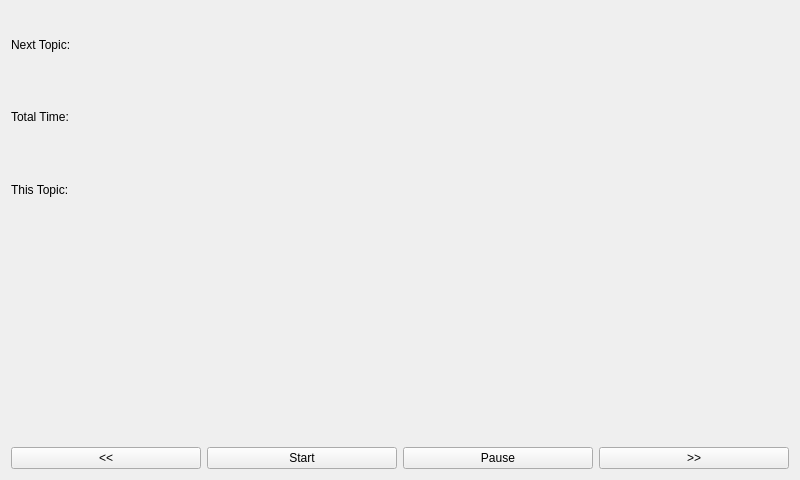
<?xml version="1.0" encoding="UTF-8"?>
<ui version="4.0">
 <class>MainWindow</class>
 <widget class="QMainWindow" name="MainWindow">
  <property name="geometry">
   <rect>
    <x>0</x>
    <y>0</y>
    <width>800</width>
    <height>480</height>
   </rect>
  </property>
  <property name="windowTitle">
   <string>MainWindow</string>
  </property>
  <widget class="QWidget" name="centralWidget">
   <layout class="QVBoxLayout" name="verticalLayout_3">
    <item>
     <layout class="QVBoxLayout" name="verticalLayout">
      <item>
       <layout class="QHBoxLayout" name="horizontalLayout_2">
        <item>
         <layout class="QGridLayout" name="gridLayout">
          <item row="2" column="0">
           <widget class="QLabel" name="label">
            <property name="text">
             <string>This Topic:</string>
            </property>
           </widget>
          </item>
          <item row="2" column="1">
           <widget class="QLabel" name="timeLeft">
            <property name="text">
             <string/>
            </property>
           </widget>
          </item>
          <item row="1" column="0">
           <widget class="QLabel" name="label_2">
            <property name="text">
             <string>Total Time:</string>
            </property>
           </widget>
          </item>
          <item row="1" column="1">
           <widget class="QLabel" name="totalTime">
            <property name="text">
             <string/>
            </property>
           </widget>
          </item>
          <item row="0" column="0">
           <widget class="QLabel" name="label_3">
            <property name="text">
             <string>Next Topic:</string>
            </property>
           </widget>
          </item>
          <item row="0" column="1">
           <widget class="QLabel" name="nextTopic">
            <property name="text">
             <string/>
            </property>
           </widget>
          </item>
         </layout>
        </item>
       </layout>
      </item>
      <item>
       <widget class="QLabel" name="topic">
        <property name="font">
         <font>
          <pointsize>48</pointsize>
          <weight>75</weight>
          <bold>true</bold>
         </font>
        </property>
        <property name="text">
         <string/>
        </property>
       </widget>
      </item>
      <item>
       <layout class="QHBoxLayout" name="horizontalLayout">
        <item>
         <widget class="QPushButton" name="previous">
          <property name="text">
           <string>&lt;&lt;</string>
          </property>
         </widget>
        </item>
        <item>
         <widget class="QPushButton" name="start">
          <property name="text">
           <string>Start</string>
          </property>
         </widget>
        </item>
        <item>
         <widget class="QPushButton" name="pause">
          <property name="text">
           <string>Pause</string>
          </property>
         </widget>
        </item>
        <item>
         <widget class="QPushButton" name="next">
          <property name="text">
           <string>&gt;&gt;</string>
          </property>
         </widget>
        </item>
       </layout>
      </item>
     </layout>
    </item>
   </layout>
  </widget>
 </widget>
 <layoutdefault spacing="6" margin="11"/>
 <resources/>
 <connections/>
</ui>
